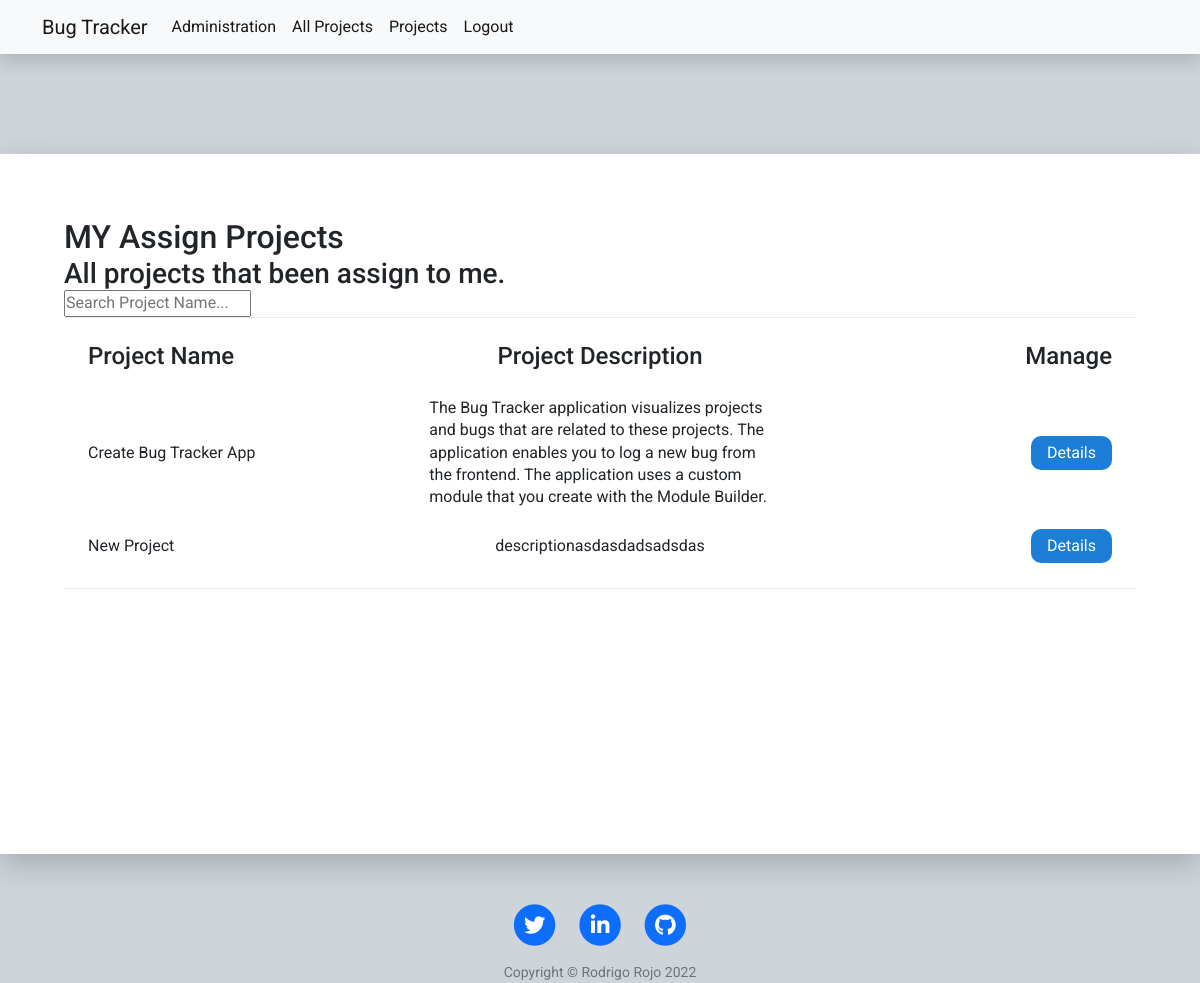
Page /user_projects (signed in) on the committed database.
### tables this page shows
CREATE TABLE project_dev(id integer PRIMARY KEY,user_id integer NOT NULL,project_id integer NOT NULL,CONSTRAINT FK_project FOREIGN KEY (project_id) REFERENCES project (id),CONSTRAINT FK_user FOREIGN KEY (user_id) REFERENCES user (id));

CREATE TABLE project(id integer PRIMARY KEY,name VARCHAR(100),description VARCHAR(250),author VARCHAR(100));

### main.py (the view)
@app.route("/user_projects")
@login_required
def user_projects():
    projects = database.get_user_projects_by_user_id(current_user.id)
    return render_template("my_projects.html", projects=projects, year=year)

### database.py (called while the page is built)
def get_user_projects_by_user_id(id):
    conn = sqlite3.connect(database="bug_tracker.db")
    cur = conn.cursor()
    sql = f''' SELECT DISTINCT *
               FROM project_dev
               LEFT JOIN project
               ON project.id = project_dev.project_id
               WHERE user_id = '{id}'; '''
    cur.execute(sql)
    data = cur.fetchall()
    conn.close()
    return data

### main.py (called while the page is built)
@login_manager.user_loader
def load_user(user_id):
    return User.query.get(user_id)

### templates/my_projects.html
{% include "header.html" %}
<div class="projects flex">
    <div class="project-title flex">
        <div>
            <h2>MY Assign Projects</h2>
            <h3>All projects that been assign to me.</h4>
                <input type="text" id="mySearch" onkeyup="myFunction()" placeholder="Search Project Name..."
                    title="Type in a category">
        </div>
    </div>
    <div id="myMenu" class="dashboard project-container grid">
        <div class="project-description grid">
            <h4>Project Name</h4>
            <h4 class="second-item">Project Description</h4>
            <h4 class="last-item">Manage</h4>
        </div>
        {% for project in projects %}
        <span class="project-data grid ">
            <p>{{project[4]}}</p>
            <p class="second-item">{{project[5]}}</p>
            <div class="project-links last-item">
                <a class="project-details-a" href="{{url_for('project', id=project[3]) }}">Details</a>
            </div>
        </span>
        {% endfor %}
    </div>
</div>
{% include "footer.html" %}

### static/css/style.css (style rules this page uses)
* { margin: 0; padding: 0; box-sizing: border-box; }
h2, h3 { margin-bottom: 0; }
body { font-family: 'Roboto', sans-serif; line-height: 1.4; background-color: #ced4da; }
.flex { display: flex; }
.grid { display: grid; row-gap: 12px; }
.projects { background-color: white; width: 1200px; height: 700px; margin: auto; padding: 64px; flex-direction: column; gap: 32px; box-shadow: 0 10px 30px rgba(0, 0, 0, 0.20); }
.project-title { grid-template-columns: 1fr 1fr; align-items: center; }
.project-details-a:link, .project-details-a:visited, .ticket-link:link, .ticket-link:visited { display: block; color: white; background-color: #1c7ed6; text-decoration: none; border: none; padding: 6px 16px; border-radius: 10px; }
.second-item { justify-self: center; }
.last-item { justify-self: end; }
.dashboard { grid-template-rows: 35px; grid-auto-rows: minmax(35px, 400px); border-top: 1px solid #e9ecef; padding: 24px; }
.project-container { grid-column: 1 / -1; grid-template-rows: 35px; grid-auto-rows: minmax(35px, auto); row-gap: 20px; border-bottom: 1px solid #e9ecef; }
.project-description, .project-data { grid-template-columns: 1fr 1fr 1fr; align-items: center; }
p { margin-bottom: 0; }
@media (max-width:1660px) { .flex { display: block; } }

### rows in the picture
project_dev: name "Create Bug Tracker App", description "The Bug Tracker application visualizes projects and bugs that are related to these projects. The application enables you to log a new bug from the frontend. The application uses a custom module that you create with the Module Builder."
project_dev: name "New Project", description "descriptionasdasdadsadsdas"

### other values in the picture
{{ year }} "2022"
